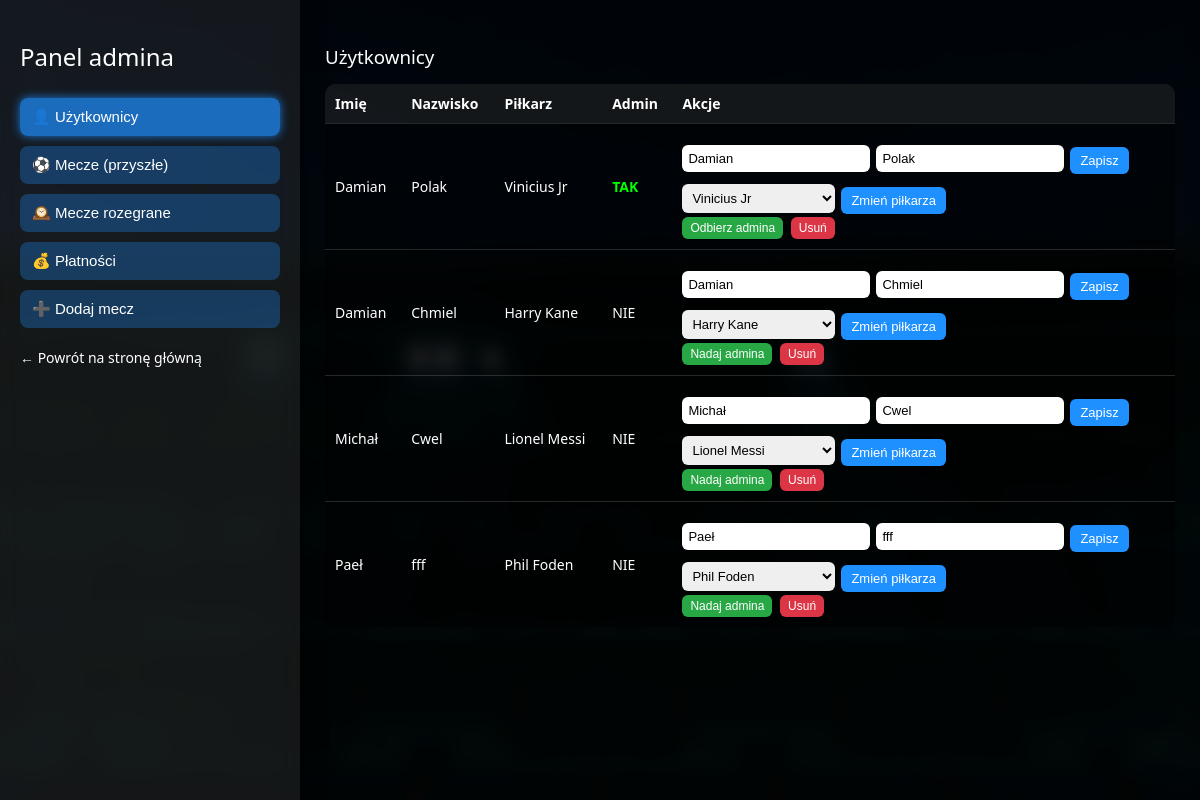
The page /admin (signed in) on the database its author committed.
### tables this page shows
CREATE TABLE users (
            id INTEGER PRIMARY KEY AUTOINCREMENT,
            first_name TEXT NOT NULL,
            last_name TEXT NOT NULL,
            player_alias TEXT UNIQUE NOT NULL,
            is_admin INTEGER DEFAULT 0
        );

### app.py (the view)
@app.route("/admin")
def admin_panel():
    if "user_id" not in session:
        return redirect("/login")
    if session.get("is_admin") != 1:
        return "Brak dostępu"
    conn = get_db()
    users = conn.execute(
        "SELECT id, first_name, last_name, player_alias, is_admin FROM users ORDER BY first_name"
    ).fetchall()
    used_aliases_rows = conn.execute("SELECT player_alias FROM users").fetchall()
    used_aliases = {row["player_alias"] for row in used_aliases_rows}
    available_players = [p for p in ALL_PLAYERS]
    upcoming_matches = conn.execute(
        "SELECT * FROM matches WHERE match_date >= date('now') AND played = 0 ORDER BY match_date, match_time"
    ).fetchall()
    past_not_confirmed = conn.execute(
        "SELECT * FROM matches WHERE match_date < date('now') AND played = 0 ORDER BY match_date DESC, match_time DESC"
    ).fetchall()
    played_matches = conn.execute(
        "SELECT * FROM matches WHERE played = 1 ORDER BY match_date DESC, match_time DESC"
    ).fetchall()
    all_matches = conn.execute(
        "SELECT * FROM matches ORDER BY match_date DESC, match_time DESC"
    ).fetchall()
    signups = conn.execute("""
        SELECT ms.match_id, ms.user_id, ms.paid,
               u.first_name, u.last_name, u.player_alias
        FROM match_signups ms
        JOIN users u ON u.id = ms.user_id
        ORDER BY u.first_name
    """).fetchall()
    conn.close()
    return render_template(
        "admin.html",
        users=users,
        available_players=available_players,
        upcoming_matches=upcoming_matches,
        past_matches=past_not_confirmed,
        played_matches=played_matches,
        all_matches=all_matches,
        signups=signups
    )

### app.py (called while the page is built)
def get_db():
    conn = sqlite3.connect("database.db")
    conn.row_factory = sqlite3.Row
    return conn

### templates/admin.html (shortened to what this page needs)
<!DOCTYPE html>
<html lang="pl">
<head>
</head>
<body>
<div class="overlay"></div>
<div class="layout">
    <div class="sidebar">
        <h2>Panel admina</h2>
        <button id="btn-users" class="nav-btn" onclick="showSection('users')">👤 Użytkownicy</button>
        <button id="btn-upcoming" class="nav-btn" onclick="showSection('upcoming')">⚽ Mecze (przyszłe)</button>
        <button id="btn-past" class="nav-btn" onclick="showSection('past')">🕰️ Mecze rozegrane</button>
        <button id="btn-payments" class="nav-btn" onclick="showSection('payments')">💰 Płatności</button>
        <button id="btn-addmatch" class="nav-btn" onclick="showSection('addmatch')">➕ Dodaj mecz</button>
        <a href="/">← Powrót na stronę główną</a>
    </div>
    <div class="content">
        <div id="users" class="section">
            <h3>Użytkownicy</h3>
            <table>
                <tr>
                    <th>Imię</th>
                    <th>Nazwisko</th>
                    <th>Piłkarz</th>
                    <th>Admin</th>
                    <th>Akcje</th>
                </tr>
                {% for u in users %}
                <tr>
                    <td>{{ u.first_name }}</td>
                    <td>{{ u.last_name }}</td>
                    <td>{{ u.player_alias }}</td>
                    <td>
                        {% if u.is_admin == 1 %}
                        <span class="badge-admin">TAK</span>
                        {% else %}
                        NIE
                        {% endif %}
                    </td>
                    <td>
                        <form action="/admin/user/edit/{{ u.id }}" method="POST" class="form-inline">
                            <input type="text" name="first_name" value="{{ u.first_name }}" placeholder="Imię">
                            <input type="text" name="last_name" value="{{ u.last_name }}" placeholder="Nazwisko">
                            <button type="submit" class="btn-small btn-edit">Zapisz</button>
                        </form>
                        <form action="/admin/user/change_player/{{ u.id }}" method="POST" class="form-inline">
                            <select name="player_alias">
                                <option value="{{ u.player_alias }}">{{ u.player_alias }}</option>
                            </select>
                            <button type="submit" class="btn-small btn-toggle">Zmień piłkarza</button>
                        </form>
                        <form action="/admin/user/toggle_admin/{{ u.id }}" method="POST" style="display:inline;">
                            <button type="submit" class="btn-small btn-green">
                                {% if u.is_admin == 1 %}Odbierz admina{% else %}Nadaj admina{% endif %}
                            </button>
                        </form>
                        <form action="/delete_user/{{ u.id }}" method="POST" style="display:inline;">
                            <button type="submit" class="btn-small btn-delete">Usuń</button>
                        </form>
                    </td>
                </tr>
                {% endfor %}
            </table>
        </div>
    </div>
</div>
</body>
</html>

### templates/admin.html (style rules this page uses)
body { margin: 0; padding: 0; font-family: "Segoe UI", Arial, sans-serif; color: #fff; background-image: url('/static/stadium.jpg'); background-size: cover; background-position: center; background-repeat: no-repeat; }
.overlay { position: fixed; inset: 0; background: rgba(0,0,0,0.55); backdrop-filter: blur(8px); z-index: -1; }
.layout { display: flex; min-height: 100vh; }
.sidebar { width: 260px; background: rgba(255,255,255,0.08); backdrop-filter: blur(14px); box-shadow: 0 0 20px rgba(0,0,0,0.6); padding: 20px; display: flex; flex-direction: column; gap: 10px; }
.sidebar h2 { font-weight: 300; margin-bottom: 15px; }
.nav-btn { padding: 10px 12px; border-radius: 8px; border: none; background: rgba(30,144,255,0.3); color: #fff; text-align: left; cursor: pointer; font-size: 15px; transition: 0.2s; width: 100%; }
.nav-btn:hover, .nav-btn.active { background: rgba(30,144,255,0.7); box-shadow: 0 0 10px rgba(30,144,255,0.8); }
.sidebar a { color: #fff; text-decoration: none; font-size: 14px; margin-top: 10px; }
.content { flex: 1; padding: 25px; }
h3 { font-weight: 300; margin-bottom: 15px; }
table { width: 100%; border-collapse: collapse; margin-top: 10px; background: rgba(0,0,0,0.35); border-radius: 10px; overflow: hidden; }
th, td { padding: 10px; text-align: left; border-bottom: 1px solid rgba(255,255,255,0.15); font-size: 14px; }
th { background: rgba(255,255,255,0.08); }
tr:last-child td { border-bottom: none; }
.badge-admin { color: #0f0; font-weight: bold; }
.btn-small { padding: 4px 8px; font-size: 12px; border-radius: 6px; border: none; cursor: pointer; margin-right: 4px; margin-top: 3px; }
.btn-edit { background: #1e90ff; color: #fff; }
.btn-delete { background: #dc3545; color: #fff; }
.btn-toggle { background: #ffc107; color: #000; }
.btn-green { background: #28a745; color: #fff; }
.section { display: none; }
.section.active { display: block; }
.form-inline { margin-top: 10px; display: flex; flex-wrap: wrap; gap: 6px; align-items: center; }
.form-inline input, .form-inline select { padding: 6px; border-radius: 6px; border: none; font-size: 13px; }
.form-inline button { padding: 6px 10px; border-radius: 6px; border: none; cursor: pointer; background: #1e90ff; color: #fff; font-size: 13px; }

### rows shown on the page
users: first_name "Damian", last_name "Polak", player_alias "Vinicius Jr", is_admin "TAK"
users: first_name "Damian", last_name "Chmiel", player_alias "Harry Kane", is_admin "NIE"
users: first_name "Michał", last_name "Cwel", player_alias "Lionel Messi", is_admin "NIE"
users: first_name "Paeł", last_name "fff", player_alias "Phil Foden", is_admin "NIE"
